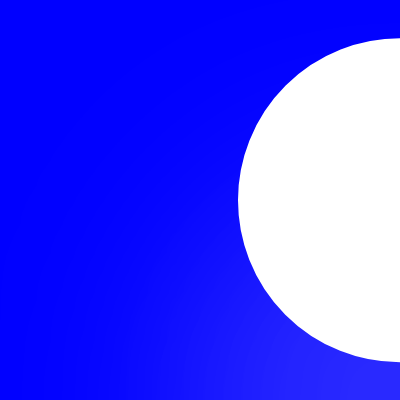
Frame 1 (no input)
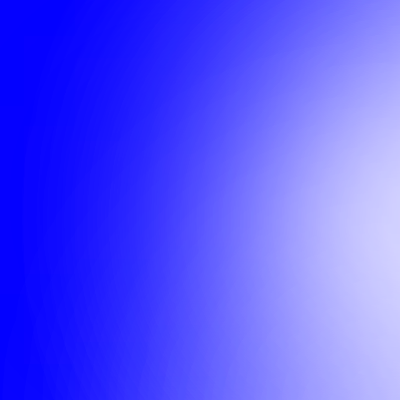
Frame 60 (no input)
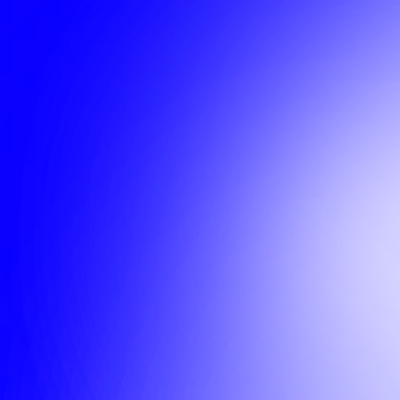
Frame 120 (the mouse pressed at the canvas centre since frame 60)

The p5.js sketch that drew these frames (run headless with seeded random() and noise() and a simulated clock; from frame 60 on, the mouse is pressed at the canvas centre):

// p5.js sketch
// ── sketch.js
// https://editor.p5js.org/benjamin.bergery/sketches/oFDtNUwXx

let r = 0;
let g = 0;

function setup() {
  createCanvas(400, 400);
  background(0, 0, 255);
  stroke(255);
  fill(255);
  strokeWeight(24);
}

function draw() {
  background(r, g, 255);
  translate(width / 2, height / 2);
  fill(255);
  rotate(millis() / 10000);
  circle(width / 2, 0, 300, 300, 30);
  drawingContext.filter = "blur(112px)";

  //rotate(millis()/1000);
  fill(255, 20);
  circle(width / 2, height / 2, 300, 300, 30);
  drawingContext.filter = "blur(112px)";

  //r = r + 1/10 ;

  if (r >= 128) {
    r = r - 1 / 10;
  } else {
    r = r + 1 / 10;
  }
  if (r <= 0) {
    r = r + 1 / 50;
  }

  g = g + 1 / 100;

  //console.log('r= '+r+' g= '+g);
}

//thank you Kazuki Umeda
//https://editor.p5js.org/Creativeguru97/sketches/p2dL9Cvse
// filter(BLUR, 12);//Compare with this p5.js filter function!!!
